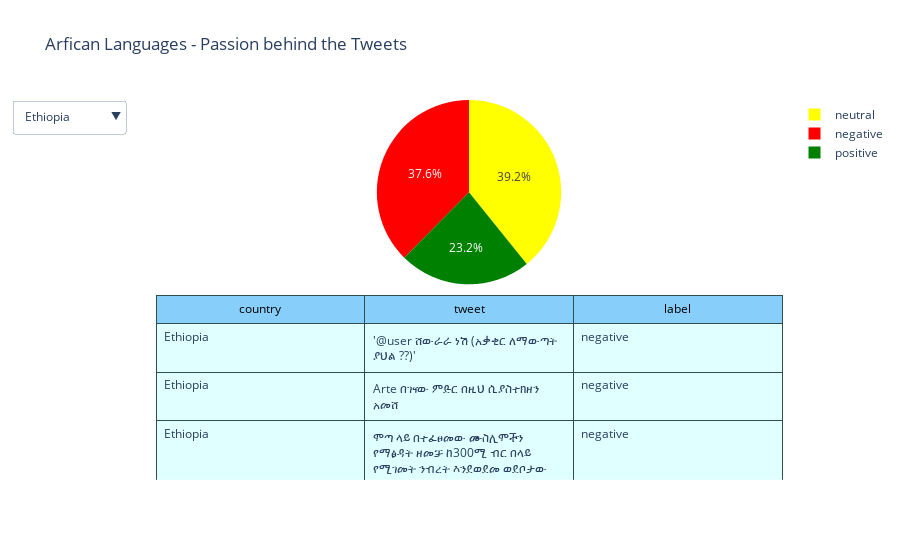

The notebook cell saved with this chart:
### Code cell
# Making this interactive using dropdown menu 


fig = make_subplots(
rows=2, cols=1,
shared_xaxes=True,
vertical_spacing=0.03,
specs=[[{"type": "domain"}],
        [{"type": "table"}]]
)

countries =  df_language_combined.country.unique()
for country in countries: 
    
    fig.add_trace(go.Pie(labels=df_sentiment_combined.loc[df_sentiment_combined.country ==country].label, values=df_sentiment_combined.loc[df_sentiment_combined.country ==country].totals,
                marker_colors = df_sentiment_combined.loc[df_sentiment_combined.country ==country].label.map(map_dict))
                , row=1, col=1)

    fig.add_trace(go.Table(
    header=dict(
        values=["country","tweet","label"],
        line_color='darkslategray',
        fill_color='lightskyblue',
        align='center', font=dict(color='black', size=12)
    ),

    cells=dict(values=[df_language_combined.loc[df_language_combined.country == country].country,df_language_combined.loc[df_language_combined.country ==country].tweet,df_language_combined.loc[df_language_combined.country ==country].label], 
                line_color='darkslategray',
                fill_color='lightcyan',
                align='left'))
    , row=2, col=1
    )

Ld=len(fig.data)
Lc =len(countries)
for k in range(2, Ld):
    fig.update_traces(visible=False, selector = k)
def create_layout_button(k, country):
    
    visibility= [False]*2*Lc
    for tr in [2*k, 2*k+1]:
        visibility[tr] =True
    return dict(label = country,
                method = 'restyle',
                args = [{'visible': visibility,
                            'title': country,
                            'showlegend': True}])    


fig.update_layout(
    updatemenus=[go.layout.Updatemenu(
        active = 0,
        buttons = [create_layout_button(k, country) for k, country in enumerate(countries)]
        )
    ],
    title_text="African Languages - Passion behind the Tweets")

fig.show()
